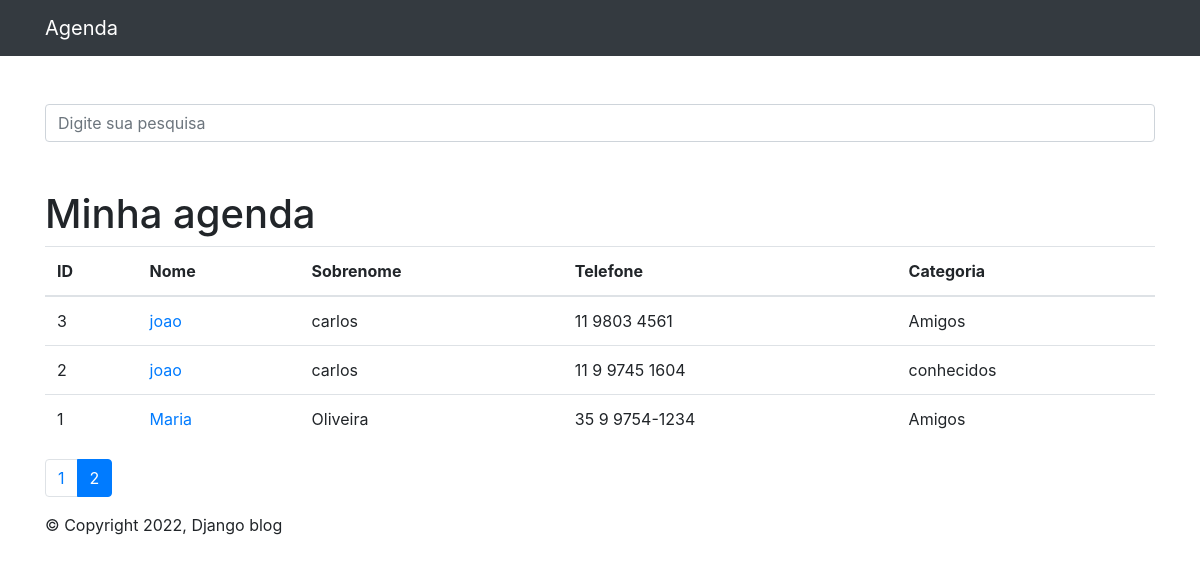
/?page=2&termo=, run on the app's committed database.
### contatos/models.py (models this page shows, shortened)
class Contato(models.Model):
    nome = models.CharField(max_length=255)
    sobrenome = models.CharField(max_length=255, blank=True)
    telefone = models.CharField(max_length=255)
    email = models.EmailField(max_length=255, blank=True)
    data_criacao = models.DateTimeField(default=timezone.now)
    descricao = models.TextField(blank=True)
    categoria = models.ForeignKey(Categoria, on_delete=models.DO_NOTHING)
    mostrar = models.BooleanField(default=True)
    foto = models.ImageField(blank=True, upload_to='fotos/%Y/%m/%d') # vazia se nao enviada

class Categoria(models.Model):
    nome = models.CharField(max_length=255)
    def __str__(self):
        return self.nome

### contatos/views.py (the view)
# urls.py: path('', views.index, name='index'),
def index(request):
    contatos_list = Contato.objects.order_by('-id').filter(
        mostrar=True
    )
    paginator = Paginator(contatos_list, 10)
    page = request.GET.get('page')
    contatos =  paginator.get_page(page) # mandando lista de contatos
    return render(request, 'contatos/index.html',
    {
        'contatos': contatos,
    })

### contatos/templates/contatos/index.html (shortened to what this page needs)
{% extends 'base.html' %}
    {%block conteudo%}
    <h1 class="mt-5">Minha agenda</h1>
        <table class="table">
          <thead>
            <tr>
              <th>ID</th>
              <th>Nome</th>
              <th>Sobrenome</th>
              <th>Telefone</th>
              <th>Categoria</th>
            </tr>
          </thead>
          <tbody>
            {% for contato in contatos%}
              <tr>
                <td>{{contato.id}}</td>
                <td>
                  <a href={% url 'ver_contato' contato.id%}> {{contato.nome}}</a>
                </td>
                <td>{{contato.sobrenome}}</td>
                <td>{{contato.telefone}}</td>
                <td>{{contato.categoria}}</td>
              </tr>
            {%endfor%}
          </tbody>
        </table>
        <nav aria-label="Page navigation example">
          <ul class="pagination">
            {% for pagina in contatos.paginator.page_range %}
              {% if contatos.number == pagina %}
                <li class="page-item active">
                <a class="page-link" href="?page={{pagina}}&termo={{ request.GET.termo }}">{{pagina}}</a>
                </li>
              {% else %}
              <li class="page-item">
                <a class="page-link" href="?page={{pagina}}&termo={{ request.GET.termo }}">{{pagina}}</a>
              </li>
              {% endif %}
              {% endfor %}
          </ul>
        </nav>
    {%endblock%}

### data on the page
Contato: id "3", nome "joao", sobrenome "carlos", telefone "11 9803 4561", categoria "Amigos"
Contato: id "2", nome "joao", sobrenome "carlos", telefone "11 9 9745 1604", categoria "conhecidos"
Contato: id "1", nome "Maria", sobrenome "Oliveira", telefone "35 9 9754-1234", categoria "Amigos"

### other printed values
{{ pagina }} "1"
{{ pagina }} "2"
